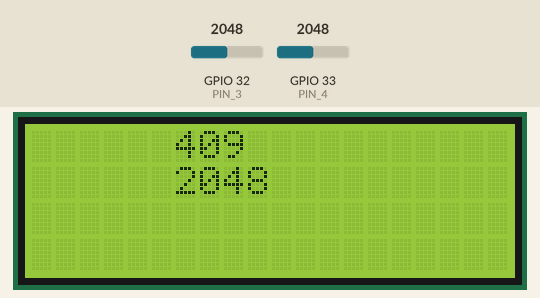
Recording of a sketch running on a simulated ESP32. On the bench: 20×4 character LCD. Inputs (shaded band) come from the test bench; at power-on: GPIO 33 (PIN_4) = 2048, GPIO 32 (PIN_3) = 2048. What the sketch prints to the serial monitor is not drawn.

Above: at 1.7 s.
2.3 s: GPIO 33 (PIN_4) set to 0
At 3.0 s:
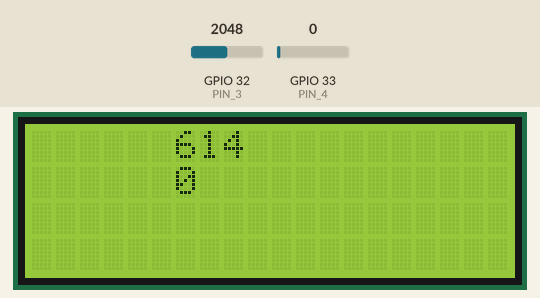
4.1 s: GPIO 33 (PIN_4) set to 491
At 5.0 s:
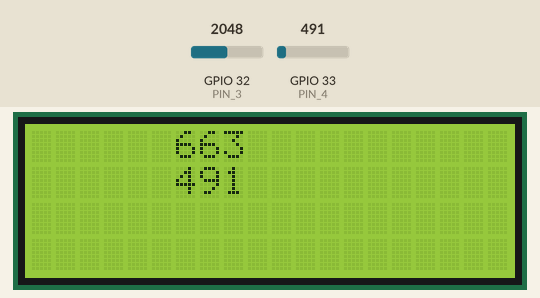
6.6 s: GPIO 33 (PIN_4) set to 1228
At 11.9 s:
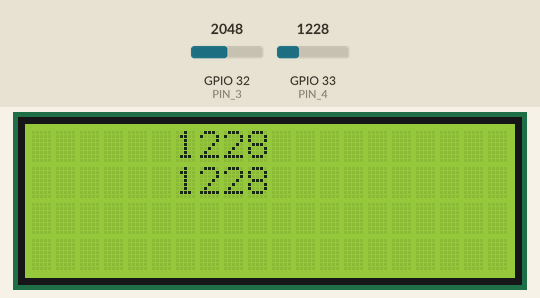
Timing chart, 0 to 13.4 s (numbered marks = the images above; inputs shaded):
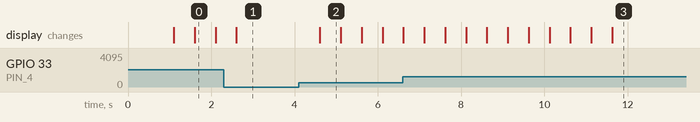

Measured:
- what the display in image 0 shows lasts 0.5 s, from 1.6 s to 2.1 s

The sketch:

main.ino
```cpp
// Potentiometer is connected to GPIO 34 (Analog ADC1_CH6)
const int PIN_1 = 34;
const int PIN_2 = 35;
const int PIN_3 = 32;
const int PIN_4 = 33;

// variable for storing the potentiometer value
int sens_val_1 = 0;
int sens_val_2 = 0;
int sens_val_3 = 0;
int sens_val_4 = 0;

#include <LiquidCrystal_I2C.h>
LiquidCrystal_I2C lcd(0x27,20,4);

#define BUFFER_LEN 10
int buffer[BUFFER_LEN] = {0};
int buffer_index = 0;

uint32_t timer_test = 0;

void setup()
{
  Serial.begin(9600);
  delay(1000);

  lcd.init();
  lcd.backlight();
}

void buffer_print()
{
  for (int i = 0; i < BUFFER_LEN; i++)
  {
    Serial.print(buffer[i]);
    Serial.print(", ");
  }
  Serial.println();
}

void buffer_add(int val)
{
  buffer[buffer_index] = val;
  buffer_index += 1;
  if (buffer_index >= 10) buffer_index = 0;
}

int buffer_avg()
{
  int sum = 0;
  for (int i = 0; i < BUFFER_LEN; i++)
  {
    sum += buffer[i];
  }
  int avg = int(sum / BUFFER_LEN);
  return avg;
}

void loop()
{
  if (millis() - timer_test > 500)
  {
    timer_test = millis();

    // sens_val_1 = analogRead(PIN_1);
    // sens_val_2 = analogRead(PIN_2);
    sens_val_3 = analogRead(PIN_3);
    sens_val_4 = analogRead(PIN_4);

    buffer_add(sens_val_4);
    int avg = buffer_avg();
    buffer_print();

    // clear lcd
    lcd.setCursor(0, 0);
    lcd.print("                ");
    lcd.setCursor(0, 1);
    lcd.print("                ");

    // lcd.setCursor(0, 0);
    // lcd.print(sens_val_1);
    // lcd.setCursor(0, 1);
    // lcd.print(sens_val_2);
    lcd.setCursor(6, 0);
    lcd.print(avg);
    lcd.setCursor(6, 1);
    lcd.print(sens_val_4);

    // Serial.println(sens_val_1);
    // Serial.println(sens_val_2);
    Serial.println(avg);
    Serial.println(sens_val_4);
    Serial.println();
  }
}
```
